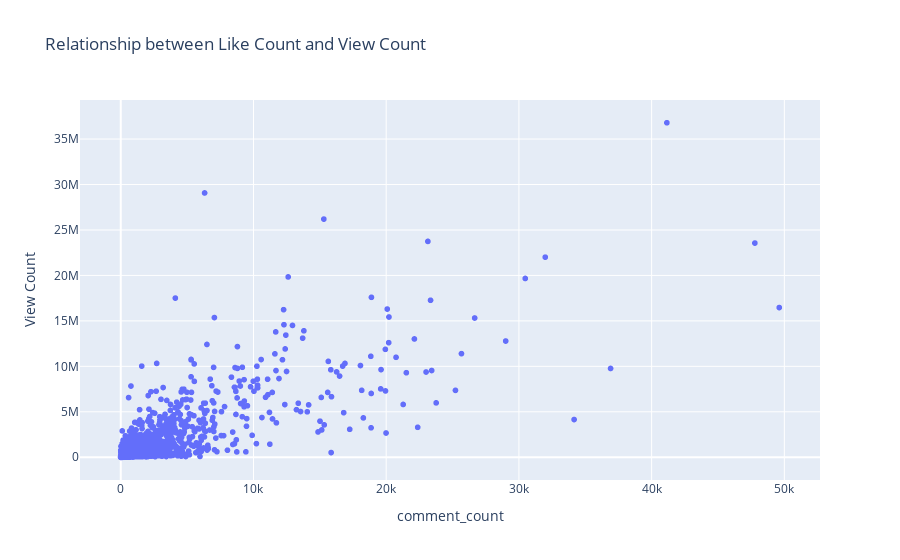

Notebook code for this chart:
### Code cell
# Scatter plot using Plotly
fig = px.scatter(videos_df_filtered, x='comment_count', y='view_count', 
                 title='Relationship between Like Count and View Count',
                 labels={'like_count': 'Like Count', 'view_count': 'View Count'})
fig.show()

### Figure 1 — Plotly figure (JSON) as saved in the notebook; plotly's stock layout.template omitted (floating-point values rounded to 4 significant figures; data arrays with more than 128 entries replaced by an {"elided": "..."} marker saying what was removed)
{"data": [{"hovertemplate": "comment_count=%{x}<br>View Count=%{y}<extra></extra>", "legendgroup": "", "marker": {"color": "#636efa", "symbol": "circle"}, "mode": "markers", "name": "", "showlegend": false, "type": "scattergl", "x": {"elided": "31078 int values"}, "xaxis": "x", "y": {"elided": "31078 int values"}, "yaxis": "y"}], "layout": {"legend": {"tracegroupgap": 0}, "title": {"text": "Relationship between Like Count and View Count"}, "xaxis": {"anchor": "y", "domain": [0, 1], "title": {"text": "comment_count"}}, "yaxis": {"anchor": "x", "domain": [0, 1], "title": {"text": "View Count"}}}}
